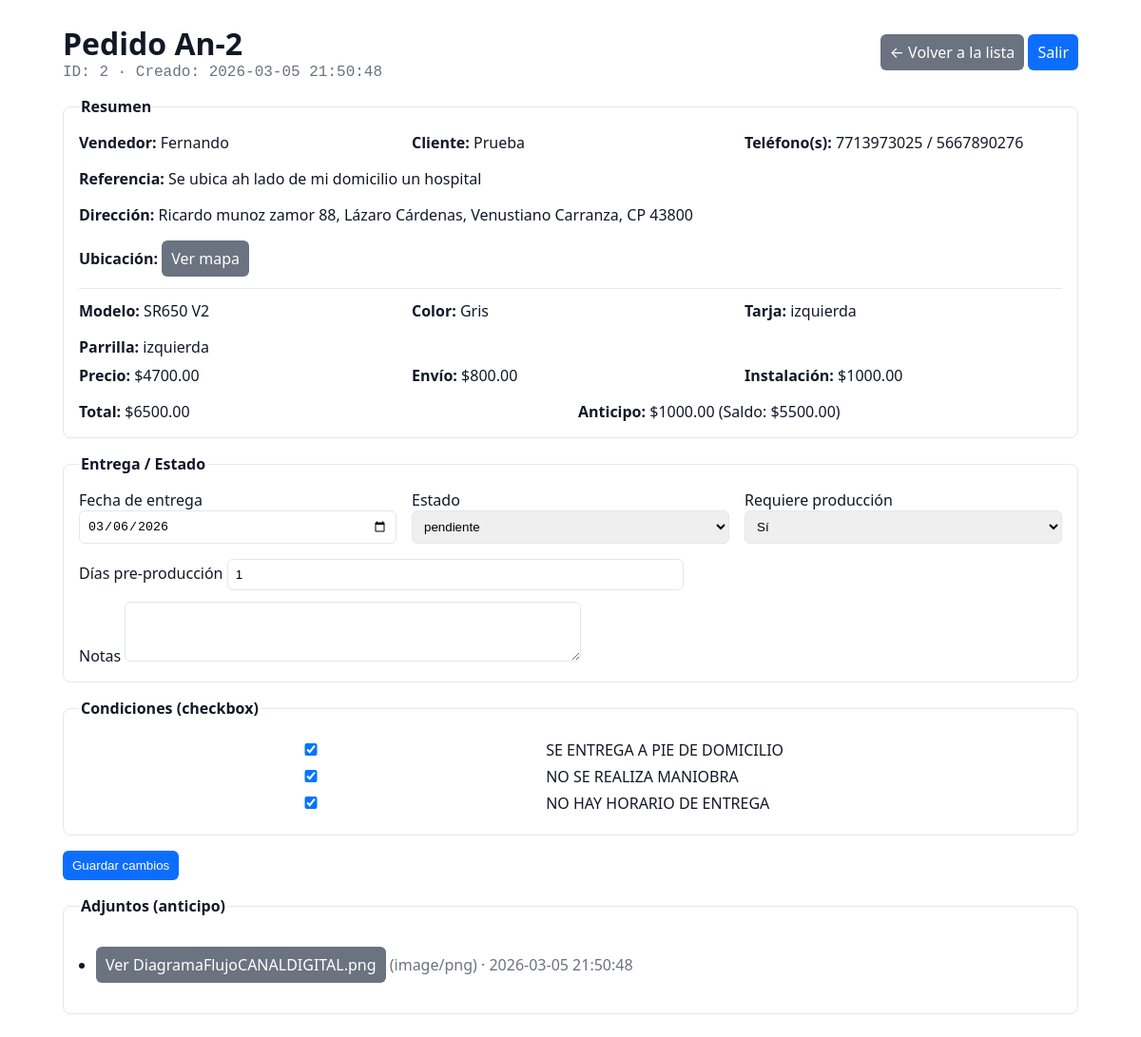
The page /admin/pedidos/2 (signed in) on the database its author committed.
### tables this page shows
CREATE TABLE pedidos (
    id INTEGER PRIMARY KEY AUTOINCREMENT,
    codigo TEXT,
    vendedor TEXT,
    cliente_nombre TEXT,
    telefono_1 TEXT,
    telefono_2 TEXT,
    referencia TEXT,
    municipio TEXT,
    colonia TEXT,
    calle TEXT,
    numero TEXT,
    manzana TEXT,
    lote TEXT,
    cp TEXT,
    ubicacion_url TEXT,
    modelo TEXT,
    color TEXT,
    tarja_posicion TEXT,
    parrilla_posicion TEXT,
    precio REAL,
    envio_costo REAL,
    total REAL,
    con_anticipo INTEGER DEFAULT 0,
    anticipo REAL,
    saldo_pendiente REAL,
    fecha_entrega DATE,
    requiere_produccion INTEGER DEFAULT 1,
    dias_pre_produccion INTEGER DEFAULT 1,
    estado TEXT DEFAULT 'pendiente',
    instrucciones_entrega_texto TEXT,
    notas TEXT,
    created_at TIMESTAMP DEFAULT CURRENT_TIMESTAMP
, instalacion_aplica INTEGER DEFAULT 0, instalacion_costo REAL DEFAULT 0);

CREATE TABLE condiciones_catalogo (
    id INTEGER PRIMARY KEY AUTOINCREMENT,
    titulo TEXT NOT NULL,
    activo INTEGER DEFAULT 1,
    orden INTEGER DEFAULT 0
);

CREATE TABLE adjuntos (
    id INTEGER PRIMARY KEY AUTOINCREMENT,
    pedido_id INTEGER NOT NULL,
    tipo TEXT NOT NULL,
    filename TEXT,
    mime_type TEXT,
    data BLOB,
    uploaded_at TIMESTAMP DEFAULT CURRENT_TIMESTAMP,
    FOREIGN KEY (pedido_id) REFERENCES pedidos(id) ON DELETE CASCADE
);

### app/routes/admin.py (the view, shortened to what this page needs)
@bp.route("/pedidos/<int:pedido_id>", methods=["GET", "POST"])
@require_admin
def pedido_detalle(pedido_id: int):
    db = get_db(current_app)
    if request.method == "GET":
        p = db.execute("SELECT * FROM pedidos WHERE id=?", (pedido_id,)).fetchone()
        if not p:
            abort(404)
        condiciones = db.execute(
            "SELECT * FROM condiciones_catalogo WHERE activo=1 ORDER BY orden ASC, id ASC"
        ).fetchall()
        marcadas = db.execute(
            "SELECT condicion_id FROM pedido_condicion WHERE pedido_id=?", (pedido_id,)
        ).fetchall()
        marcadas_ids = {r["condicion_id"] for r in marcadas}
        adj = db.execute(
            "SELECT id, filename, mime_type, uploaded_at FROM adjuntos WHERE pedido_id=? AND tipo='anticipo'",
            (pedido_id,),
        ).fetchall()
        return render_template(
            "admin/pedido_detalle.html",
            p=p,
            condiciones=condiciones,
            marcadas_ids=marcadas_ids,
            adjuntos=adj,
        )

### app/database.py (called while the page is built)
def get_db(app):
    if "db" not in g:
        g.db = sqlite3.connect(
            app.config["DATABASE_PATH"],
            detect_types=sqlite3.PARSE_DECLTYPES,
            check_same_thread=False
        )
        g.db.row_factory = sqlite3.Row
    return g.db

### app/utils/auth.py (called while the page is built)
def require_admin(f):
    @wraps(f)
    def wrapper(*args, **kwargs):
        if not session.get("admin_ok"):
            return redirect(url_for("admin.login", next=request.path))
        return f(*args, **kwargs)
    return wrapper

### app/templates/admin/pedido_detalle.html (shortened to what this page needs)
<!doctype html>
<html lang="es">
<head>
</head>
<body>
  <div class="top">
    <div>
      <h1>Pedido {{ p['codigo'] }}</h1>
      <div class="muted mono">ID: {{ p['id'] }} · Creado: {{ p['created_at'] }}</div>
    </div>
    <div>
      <a class="btn secondary" href="{{ url_for('admin.list_pedidos') }}">← Volver a la lista</a>
      <a class="btn" href="{{ url_for('admin.logout') }}">Salir</a>
    </div>
  </div>
  <fieldset>
    <legend>Resumen</legend>
    <div class="row">
      <div><strong>Vendedor:</strong> {{ p['vendedor'] }}</div>
      <div><strong>Cliente:</strong> {{ p['cliente_nombre'] }}</div>
      <div><strong>Teléfono(s):</strong> {{ p['telefono_1'] }}{% if p['telefono_2'] %} / {{ p['telefono_2'] }}{% endif %}</div>
      <div><strong>Referencia:</strong> {{ p['referencia'] or '-' }}</div>
      <div style="flex:1 1 100%">
        <strong>Dirección:</strong>
        {{ p['calle'] }} {{ p['numero'] }}, {{ p['colonia'] }}, {{ p['municipio'] }}, CP {{ p['cp'] }}
      </div>
      <div>
        <strong>Ubicación:</strong>
        {% if p['ubicacion_url'] %}
          <a class="btn secondary" target="_blank" rel="noopener" href="{{ p['ubicacion_url'] }}">Ver mapa</a>
        {% else %}
          <span class="muted">Sin link</span>
        {% endif %}
      </div>
    </div>
    <hr style="border:none;border-top:1px solid var(--bd);margin:12px 0">
    <div class="row">
      <div><strong>Modelo:</strong> {{ p['modelo'] }}</div>
      <div><strong>Color:</strong> {{ p['color'] }}</div>
      <div><strong>Tarja:</strong> {{ p['tarja_posicion'] }}</div>
      <div><strong>Parrilla:</strong> {{ p['parrilla_posicion'] }}</div>
    </div>
    <div class="row" style="margin-top:8px">
      <div><strong>Precio:</strong> ${{ '%.2f'|format(p['precio'] or 0) }}</div>
      <div><strong>Envío:</strong> ${{ '%.2f'|format(p['envio_costo'] or 0) }}</div>
      <div><strong>Instalación:</strong>
        {% if p['instalacion_aplica'] %}
          ${{ '%.2f'|format(p['instalacion_costo'] or 0) }}
        {% else %}
          No
        {% endif %}
      </div>
      <div><strong>Total:</strong> ${{ '%.2f'|format(p['total'] or 0) }}</div>
      <div><strong>Anticipo:</strong>
        {% if p['con_anticipo'] %}
          ${{ '%.2f'|format(p['anticipo'] or 0) }}
          (Saldo: ${{ '%.2f'|format(p['saldo_pendiente'] or 0) }})
        {% else %}
          No
        {% endif %}
      </div>
    </div>
  </fieldset>
  <form method="post">
    <fieldset>
      <legend>Entrega / Estado</legend>
      <div class="row">
        <div>
          <label>Fecha de entrega</label>
          <input type="date" name="fecha_entrega" value="{{ p['fecha_entrega'] or '' }}">
        </div>
        <div>
          <label>Estado</label>
          <select name="estado">
            {% for e in ['pendiente','con_anticipo','en_produccion','programado_entrega','entregado','cancelado'] %}
              <option value="{{ e }}" {% if p['estado']==e %}selected{% endif %}>{{ e }}</option>
            {% endfor %}
          </select>
        </div>
        <div>
          <label>Requiere producción</label>
          <select name="requiere_produccion">
            <option value="1" {% if p['requiere_produccion'] %}selected{% endif %}>Sí</option>
          </select>
        </div>
        <div>
          <label>Días pre-producción</label>
          <input type="number" name="dias_pre_produccion" value="{{ p['dias_pre_produccion'] or 1 }}" min="0" max="10">
        </div>
      </div>
      <div style="margin-top:12px">
        <label>Notas</label>
        <textarea name="notas" rows="3">{{ p['notas'] or '' }}</textarea>
      </div>
    </fieldset>
    <fieldset>
      <legend>Condiciones (checkbox)</legend>
      {% if condiciones and condiciones|length>0 %}
        {% for c in condiciones %}
          <label style="display:block;margin:6px 0">
            <input type="checkbox" name="condicion_id" value="{{ c['id'] }}" {% if c['id'] in marcadas_ids %}checked{% endif %}>
            {{ c['titulo'] }}
          </label>
        {% endfor %}
      {% else %}
        <p class="muted">No hay condiciones activas en el catálogo.</p>
      {% endif %}
    </fieldset>
    <button class="btn" type="submit">Guardar cambios</button>
  </form>
  <fieldset>
    <legend>Adjuntos (anticipo)</legend>
    {% if adjuntos and adjuntos|length>0 %}
      <ul>
        {% for a in adjuntos %}
          <li>
            <a class="btn secondary" href="{{ url_for('admin.ver_adjunto', adjunto_id=a['id']) }}" target="_blank" rel="noopener">
              Ver {{ a['filename'] }}
            </a>
            <span class="muted">({{ a['mime_type'] }}) · {{ a['uploaded_at'] }}</span>
          </li>
        {% endfor %}
      </ul>
    {% else %}
      <p class="muted">Sin adjuntos de anticipo.</p>
    {% endif %}
  </fieldset>
</body>
</html>

### app/templates/admin/pedido_detalle.html (style rules this page uses)
:root { --gap:16px; --bd:#e5e7eb; --txt:#111827; --muted:#6b7280; --head:#f9fafb; --primary:#0d6efd; --okbg:#e7f7ee; --ok:#136e3c; --okbd:#b8ebce; --errbg:#fdecec; --err:#7f1d1d; --errbd:#f8caca; }
* { box-sizing:border-box }
body { font-family:system-ui,-apple-system,Segoe UI,Roboto,Ubuntu,Arial,sans-serif;color:var(--txt); max-width:1100px;margin:24px auto;padding:0 16px }
h1 { margin:0 }
.top { display:flex;justify-content:space-between;align-items:center;gap:12px;flex-wrap:wrap;margin-bottom:12px }
a.btn, button.btn { display:inline-block;padding:8px 10px;background:var(--primary);color:#fff;text-decoration:none;border:none;border-radius:6px;cursor:pointer }
.btn.secondary { background:#6b7280 }
fieldset { border:1px solid var(--bd);border-radius:8px;margin:16px 0;padding:16px }
legend { font-weight:700 }
input,select,textarea { padding:8px;border:1px solid var(--bd);border-radius:6px;width:100%;max-width:480px }
.row { display:flex;gap:var(--gap);flex-wrap:wrap }
.row > div { flex:1 1 260px }
.muted { color:var(--muted) }
ul { padding-left:18px }
.mono { font-family:ui-monospace, SFMono-Regular, Menlo, Consolas, monospace }

### rows shown on the page
pedidos: codigo "An-2", id "2", created_at "2026-03-05 21:50:48", vendedor "Fernando", cliente_nombre "Prueba", telefono_1 "7713973025", telefono_2 "5667890276", referencia "Se ubica ah lado de mi domicilio un hospital", calle "Ricardo munoz zamor", numero "88", colonia "Lázaro Cárdenas", municipio "Venustiano Carranza", cp "43800", modelo "SR650 V2", color "Gris", tarja_posicion "izquierda", parrilla_posicion "izquierda", precio "4700.00", envio_costo "800.00", instalacion_costo "1000.00", total "6500.00", anticipo "1000.00", saldo_pendiente "5500.00", fecha_entrega "03/06/2026", estado "pendiente", requiere_produccion "Sí", dias_pre_produccion "1"
condiciones_catalogo: condicion_id "☑", titulo "SE ENTREGA A PIE DE DOMICILIO"
condiciones_catalogo: condicion_id "☑", titulo "NO SE REALIZA MANIOBRA"
condiciones_catalogo: condicion_id "☑", titulo "NO HAY HORARIO DE ENTREGA"
adjuntos: filename "DiagramaFlujoCANALDIGITAL.png", mime_type "image/png", uploaded_at "2026-03-05 21:50:48"
